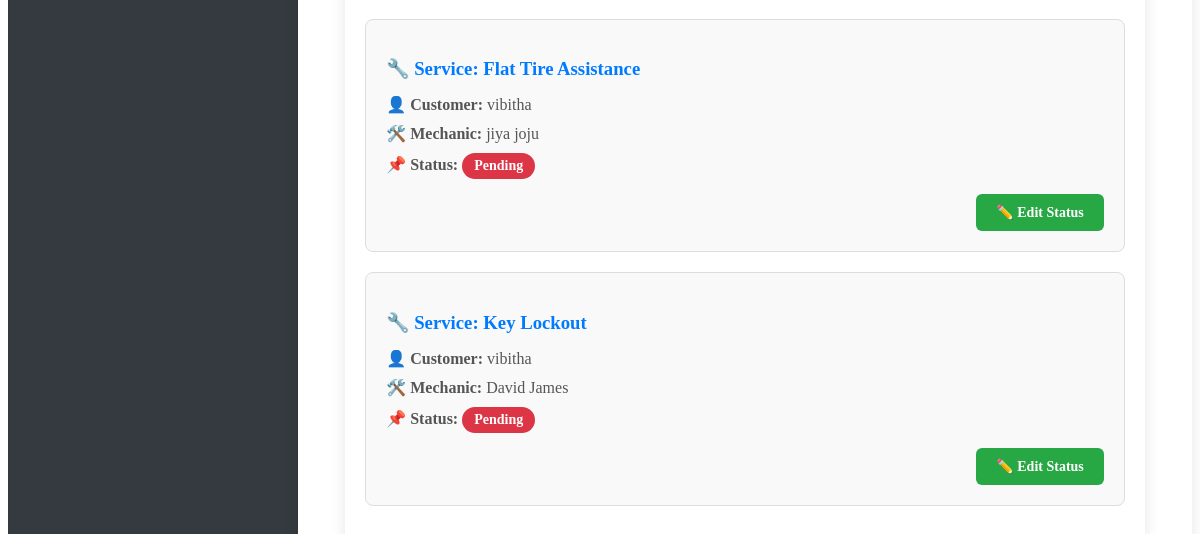
/view-tasks/ (lower part), run on an earlier commit of the app's database.
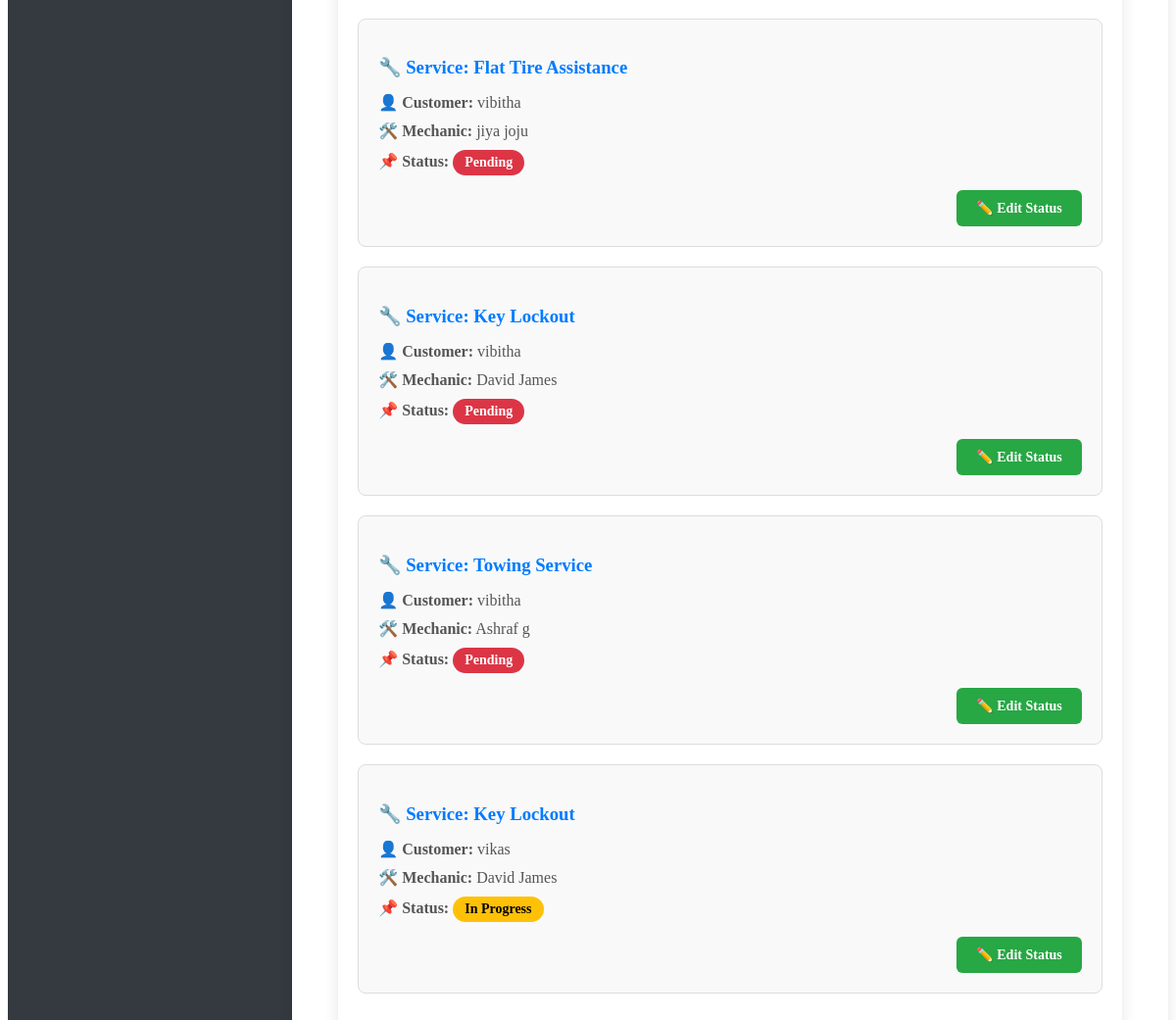
And on a later commit of the database.
### Home/models.py (models this page shows, shortened)
class TaskAssignment(models.Model):
    user = models.ForeignKey(User, on_delete=models.CASCADE)  # Customer
    service_request = models.ForeignKey('ServiceRequest', on_delete=models.CASCADE)
    mechanic = models.ForeignKey('MechanicProfile', on_delete=models.CASCADE)
    assigned_date = models.DateTimeField(auto_now_add=True)
    status_choices = [('Pending', 'Pending'), ('In Progress', 'In Progress'), ('Completed', 'Completed')]
    status = models.CharField(max_length=20, choices=status_choices, default='Pending')

class ServiceRequest(models.Model):
    user = models.ForeignKey(User, on_delete=models.CASCADE)  # Logged-in user
    service = models.ForeignKey(ServiceProvided, on_delete=models.CASCADE)
    name = models.CharField(max_length=255)
    email = models.EmailField()
    contact_number = models.CharField(max_length=15)
    location = models.CharField(max_length=255)
    state = models.CharField(max_length=100)
    city = models.CharField(max_length=100)
    vehicle_reg_number = models.CharField(max_length=15)

class ServiceProvided(models.Model):
    name = models.CharField(max_length=255)
    picture = models.ImageField(upload_to='services/')  # Main picture
    short_description = models.TextField()
    long_description = models.TextField()
    points_to_remember = models.TextField()
    additional_picture = models.ImageField(upload_to='services/', blank=True, null=True)  # Additional Picture

class MechanicProfile(models.Model):
    user = models.OneToOneField(User, on_delete=models.CASCADE)  # Links profile to User
    first_name = models.CharField(max_length=255)
    last_name = models.CharField(max_length=255)
    date_of_birth = models.DateField(null=True, blank=True)
    email = models.EmailField()#unique=True)
    gender_choices = [('Male', 'Male'), ('Female', 'Female'), ('Other', 'Other')]
    gender = models.CharField(max_length=10, choices=gender_choices)
    profile_picture = models.ImageField(upload_to='mechanic_profiles/', null=True, blank=True)
    contact_no = models.CharField(max_length=15, blank=True, null=True)
    aadhar_id = models.CharField(
        max_length=12,
        validators=[RegexValidator(regex=r'^\d{12}$', message="Aadhar number must be exactly 12 digits")],
    )
    alternate_contact = models.CharField(max_length=15, blank=True, null=True)
    experience = models.PositiveIntegerField(null=True, blank=True)
    address = models.TextField()
    state = models.CharField(max_length=255)
    city = models.CharField(max_length=255)
    district = models.CharField(max_length=255)
    specialization = models.ForeignKey('ServiceProvided', on_delete=models.SET_NULL, null=True)

### Home/views.py (the view)
# urls.py: path('view-tasks/', views.view_task_details, name='view_task_details'),  # ✅ View all assigned tasks
def view_task_details(request):
    tasks = TaskAssignment.objects.all()  # Fetch all assigned tasks
    return render(request, "view_tasks.html", {"tasks": tasks})

### templates/view_tasks.html (shortened to what this page needs)
{% extends 'base_admin.html' %}
{% block content %}
<div class="tasks-container">
    {% for task in tasks %}
    <div class="task-card">
        <h3>🔧 Service: {{ task.service_request.service.name }}</h3>
        <p><strong>👤 Customer:</strong> {{ task.service_request.name }}</p>
        <p><strong>🛠️ Mechanic:</strong> {{ task.mechanic.first_name }} {{ task.mechanic.last_name }}</p>
        <p><strong>📌 Status:</strong>
            <span class="status-badge
                {% if task.status == 'Completed' %}status-completed
                {% elif task.status == 'In Progress' %}status-progress
                {% else %}status-pending{% endif %}">
                {{ task.status }}
            </span>
        </p>
        <a href="{% url 'edit_task_status' task.id %}" class="edit-btn">✏️ Edit Status</a>
    </div>
    {% endfor %}
</div>
{% endblock %}

What changed in the data, as far as the page shows it:
added TaskAssignment: service_request.service.name "Towing Service", service_request.name "vibitha", mechanic.first_name "Ashraf", mechanic.last_name "g", status "Pending"
added TaskAssignment: service_request.service.name "Key Lockout", service_request.name "vikas", mechanic.first_name "David", mechanic.last_name "James", status "In Progress"
